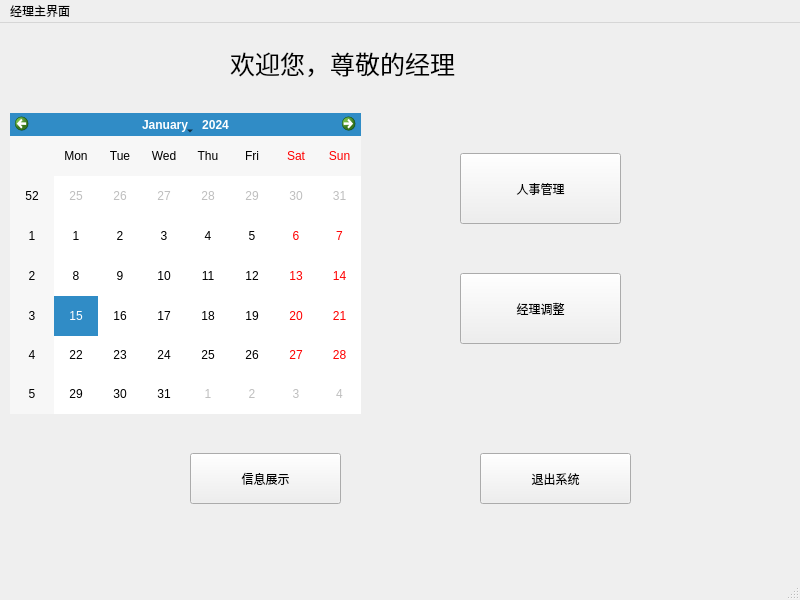
<?xml version="1.0" encoding="UTF-8"?>
<ui version="4.0">
 <class>MainWindow</class>
 <widget class="QMainWindow" name="MainWindow">
  <property name="geometry">
   <rect>
    <x>0</x>
    <y>0</y>
    <width>800</width>
    <height>600</height>
   </rect>
  </property>
  <property name="windowTitle">
   <string>MainWindow</string>
  </property>
  <widget class="QWidget" name="centralwidget">
   <widget class="QCalendarWidget" name="calendarWidget">
    <property name="geometry">
     <rect>
      <x>10</x>
      <y>90</y>
      <width>351</width>
      <height>301</height>
     </rect>
    </property>
   </widget>
   <widget class="QLabel" name="label_5">
    <property name="geometry">
     <rect>
      <x>929</x>
      <y>48</y>
      <width>64</width>
      <height>64</height>
     </rect>
    </property>
    <property name="text">
     <string/>
    </property>
    <property name="pixmap">
     <pixmap resource="apprcc.qrc">:/pic/images/cartoon4.ico</pixmap>
    </property>
   </widget>
   <widget class="QLabel" name="label">
    <property name="geometry">
     <rect>
      <x>230</x>
      <y>10</y>
      <width>311</width>
      <height>61</height>
     </rect>
    </property>
    <property name="font">
     <font>
      <family>Adobe 宋体 Std L</family>
      <pointsize>19</pointsize>
     </font>
    </property>
    <property name="text">
     <string>欢迎您，尊敬的经理</string>
    </property>
   </widget>
   <widget class="QLabel" name="label_4">
    <property name="geometry">
     <rect>
      <x>10</x>
      <y>10</y>
      <width>64</width>
      <height>64</height>
     </rect>
    </property>
    <property name="text">
     <string/>
    </property>
    <property name="pixmap">
     <pixmap resource="apprcc.qrc">:/pic/images/cartoon3.ico</pixmap>
    </property>
   </widget>
   <widget class="QLabel" name="label_3">
    <property name="geometry">
     <rect>
      <x>10</x>
      <y>450</y>
      <width>64</width>
      <height>64</height>
     </rect>
    </property>
    <property name="text">
     <string/>
    </property>
    <property name="pixmap">
     <pixmap resource="apprcc.qrc">:/pic/images/cartoon2.ico</pixmap>
    </property>
   </widget>
   <widget class="QLabel" name="label_6">
    <property name="geometry">
     <rect>
      <x>710</x>
      <y>10</y>
      <width>64</width>
      <height>64</height>
     </rect>
    </property>
    <property name="text">
     <string/>
    </property>
    <property name="pixmap">
     <pixmap resource="apprcc.qrc">:/pic/images/cartoon4.ico</pixmap>
    </property>
   </widget>
   <widget class="QLabel" name="label_2">
    <property name="geometry">
     <rect>
      <x>710</x>
      <y>440</y>
      <width>64</width>
      <height>64</height>
     </rect>
    </property>
    <property name="text">
     <string/>
    </property>
    <property name="pixmap">
     <pixmap resource="apprcc.qrc">:/pic/images/cartoon1.ico</pixmap>
    </property>
   </widget>
   <widget class="QPushButton" name="pushButton_show">
    <property name="geometry">
     <rect>
      <x>190</x>
      <y>430</y>
      <width>151</width>
      <height>51</height>
     </rect>
    </property>
    <property name="text">
     <string>信息展示</string>
    </property>
   </widget>
   <widget class="QPushButton" name="pushButton_5">
    <property name="geometry">
     <rect>
      <x>480</x>
      <y>430</y>
      <width>151</width>
      <height>51</height>
     </rect>
    </property>
    <property name="text">
     <string>退出系统</string>
    </property>
   </widget>
   <widget class="QPushButton" name="pushButton">
    <property name="geometry">
     <rect>
      <x>460</x>
      <y>130</y>
      <width>161</width>
      <height>71</height>
     </rect>
    </property>
    <property name="text">
     <string>人事管理</string>
    </property>
   </widget>
   <widget class="QPushButton" name="pushButton_2">
    <property name="geometry">
     <rect>
      <x>460</x>
      <y>250</y>
      <width>161</width>
      <height>71</height>
     </rect>
    </property>
    <property name="text">
     <string>经理调整</string>
    </property>
   </widget>
  </widget>
  <widget class="QMenuBar" name="menubar">
   <property name="geometry">
    <rect>
     <x>0</x>
     <y>0</y>
     <width>800</width>
     <height>26</height>
    </rect>
   </property>
   <widget class="QMenu" name="menu">
    <property name="title">
     <string>经理主界面</string>
    </property>
   </widget>
   <addaction name="menu"/>
  </widget>
  <widget class="QStatusBar" name="statusbar"/>
 </widget>
 <resources>
  <include location="apprcc.qrc"/>
  <include location="../../../python3.6.3/Lib/site-packages/pyqt5_tools/Qt/bin/apprcc.qrc"/>
 </resources>
 <connections/>
</ui>
